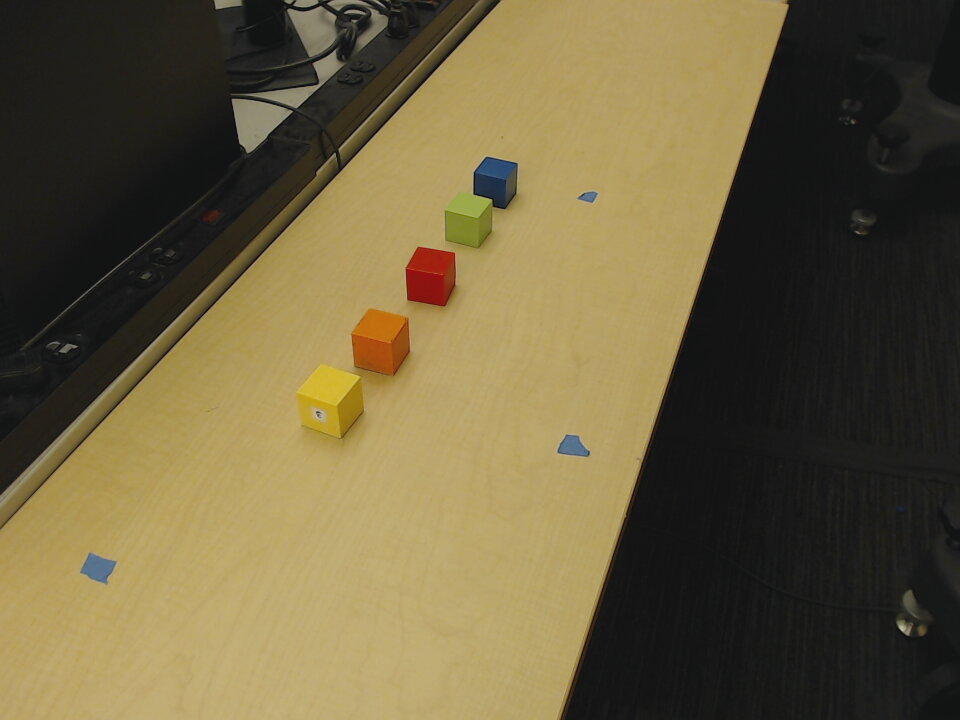
#> input picture pictures/logitech_examples/2024-11-26-132046.jpg, 960 x 720 px
$ python -i color_detection.py   (imports and definitions only)
#> lines starting #> are read from the running program, lines starting #| are printed output that depends on the picture; after the words box and inside, x2 and y2 are one past the last pixel; in counts of white or black regions, pixels touching at a corner belong together
import cv2
import numpy as np
import time

MAX_TIME = 3
# click_count = 0
# detect_colors, COLORS, hsv, image = None, None, None, None

COLORS = {
    "red": np.array([1, 230, 162]),
    "orange": np.array([13, 228, 180]),
    "yellow": np.array([26, 201, 225]),
    "green": np.array([33, 181, 158]),
    "blue": np.array([106, 149, 125]),
    "purple": np.array([130, 116, 79]),
    "black": np.array([25, 29, 52]),
}

COLOR_2_IDX = {
    "red" : 0,
    "orange" : 1,
    "yellow" : 2,
    "green" : 1,
    "blue" : 2,
    "purple" : 3,
    "black" : 6,
}

def capture_image(output_path, camera_index=0):
    cap = cv2.VideoCapture(camera_index)

    if not cap.isOpened():
        print("Error: Could not access the webcam.")
        return

    ret, frame = cap.read()

    if ret:
        cv2.imwrite(output_path, frame)
        print(f"Image saved at {output_path}")
    else:
        print("Error: Could not capture image.")

    cap.release()

def detect_color_positions(target_color, image_path, output_path, tolerance=np.array([10, 25, 25])):
    assert target_color in COLORS

    image = cv2.imread(image_path)

    height, width = image.shape[:2]
    mid_range_start = int(width * 0.25)
    mid_range_end = int(width * 0.75)

    hsv = cv2.cvtColor(image, cv2.COLOR_BGR2HSV)

    base_hsv = COLORS[target_color].astype(np.uint32)
    lower_bound = np.array([
        max(0, base_hsv[0] - tolerance[0]),
        max(0, base_hsv[1] - tolerance[1]),
        max(0, base_hsv[2] - tolerance[2])
    ], dtype=np.uint8)
    upper_bound = np.array([
        min(180, base_hsv[0] + tolerance[0]),
        min(255, base_hsv[1] + tolerance[1]),
        min(255, base_hsv[2] + tolerance[2])
    ], dtype=np.uint8)

    mask = cv2.inRange(hsv, lower_bound, upper_bound)
    cv2.imwrite(f'pictures/logitech_output/mask_{target_color}.jpg', mask)

    contours, _ = cv2.findContours(mask, cv2.RETR_EXTERNAL, cv2.CHAIN_APPROX_SIMPLE)

    positions_with_areas = []
    for contour in contours:
        area = cv2.contourArea(contour)
        x, y, w, h = cv2.boundingRect(contour)
        cx, cy = x + w // 2, y + h // 2
        if (area > 15): #and (mid_range_start <= cx <= mid_range_end):
            positions_with_areas.append(((cx, cy), area))

    positions_with_areas.sort(key=lambda item: item[1], reverse=True)
    positions = [pos for pos, _ in positions_with_areas]

    for i, pos in enumerate(positions):
        cx, cy = pos
        bgr_color = cv2.cvtColor(np.uint8([[base_hsv]]), cv2.COLOR_HSV2BGR)[0][0]
        bgr_color = tuple(int(c) for c in bgr_color)

        cv2.circle(image, (cx, cy), 10, bgr_color, -1)
        cv2.putText(image, f"{i}. ({cx}, {cy})", (cx + 10, cy - 10),
                    cv2.FONT_HERSHEY_SIMPLEX, 0.5, bgr_color, 2)

    cv2.imwrite(output_path, image)
    return positions

def get_color_order(image_path):

    color_positions = {color : [] for color in COLORS}

    def get_hsv_value(event, x, y, flags, param):
        nonlocal click_count

        if event == cv2.EVENT_LBUTTONDOWN and click_count < len(detect_colors):
            hsv_value = hsv[y, x]
            color_name = detect_colors[click_count]
            COLORS[color_name] = hsv_value.astype(np.uint32)
            print(f"Updated '{color_name}' to HSV value from ({x}, {y}): {hsv_value}")
            click_count += 1

    # print("Detect which colors? [submit a non-color to be done]")
    detect_colors = ['red', 'green', 'blue', 'purple'] # TODO: FIX THIS CODE
    # [4 lines of commented-out code are left out]

    color_counts = {}
    for color in detect_colors:
        color_counts[color] = color_counts.get(color, 0) + 1

    # calibrate_colors = input("Calibrate colors? [y/n]: ")
    if True: # calibrate_colors == "y": # TODO: FIX THIS
        click_count = 0
        image = cv2.imread(image_path)
#> image is the input picture: shape (720, 960, 3); mean B, G, R 63.4, 95.7, 107.5
        hsv = cv2.cvtColor(image, cv2.COLOR_BGR2HSV)
#> hsv: shape (720, 960, 3); mean H, S, V 24.7, 74.2, 107.9
        cv2.namedWindow("Image", cv2.WINDOW_NORMAL)
        # cv2.resizeWindow("Image", 150, 350)
        cv2.setMouseCallback("Image", get_hsv_value)
        while click_count < len(detect_colors):
            cv2.resizeWindow("Image", 10, 10)
            cv2.imshow("Image", image)
            key = cv2.waitKey(1) & 0xFF
#> (key Esc is pressed here)
            if key == 27:
                print("Exiting...")
                break

        cv2.destroyAllWindows()

    start_time = time.time()

    for color in set(detect_colors): # run the detection process on all types of colors listed in detect_colors
        output_path = f'pictures/logitech_output/output_{color}.jpg'

        tolerance = np.array([10, 25, 25])
        positions = detect_color_positions(color, image_path, output_path)
#> in detect_color_positions, `mask = cv2.inRange(hsv, lower_bound, upper_bound)`:
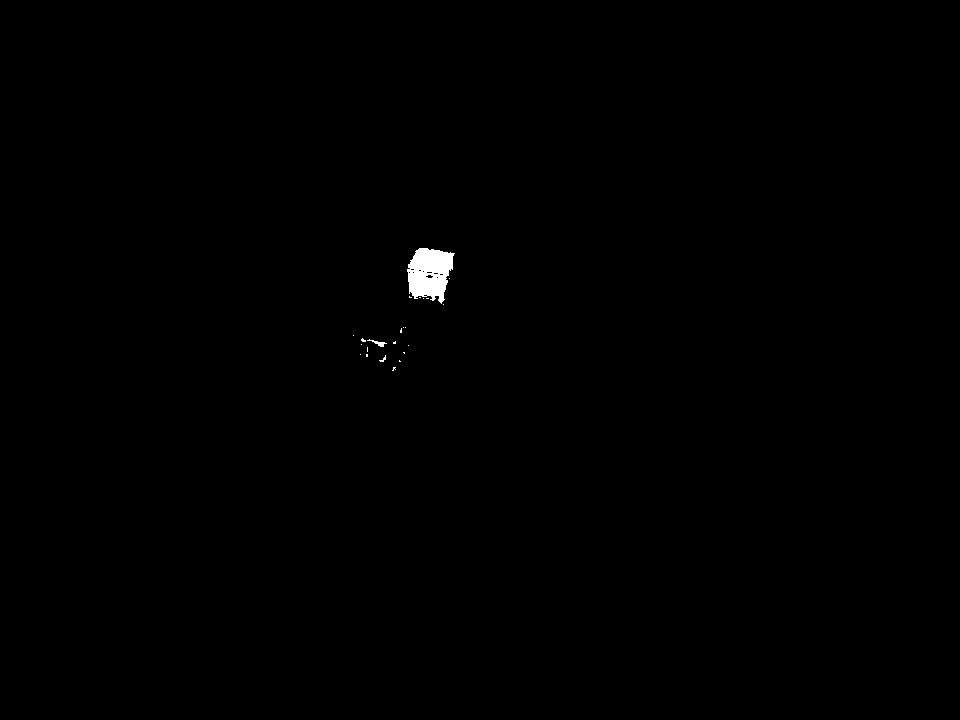
#> mask: shape (720, 960); 0.29% white; 23 white regions (21 under 20 px)
#> in detect_color_positions, `contours, _ = cv2.findContours(mask, cv2.RETR_EXTERNAL, cv2.CHAIN_APPR..`: contours = 23 contours, 21 with area under 20; largest, box (x1, y1, x2, y2) and area: (407, 248, 455, 304) 1782, (367, 339, 387, 347) 32
#> the loop in detect_color_positions, `for contour in contours:` made 23 passes
#> (area, x, y, w, h, cx, cy) on passes 11, 23: (31.5, 367, 339, 20, 8, 377, 343), (1782, 407, 248, 48, 56, 431, 276)
#> after the loop in detect_color_positions, `for contour in contours:`: positions_with_areas = [((377, 343), 31.5), ((431, 276), 1782)]
#> in detect_color_positions, `positions = [pos for pos, _ in positions_with_areas]`: positions = [(431, 276), (377, 343)]
#> the loop in detect_color_positions, `for i, pos in enumerate(positions):` made 2 passes
#> (cx, cy, bgr_color) on passes 1 to 2: (431, 276, (16, 21, 162)), (377, 343, (16, 21, 162))
#> after the loop in detect_color_positions, `for i, pos in enumerate(positions):`:
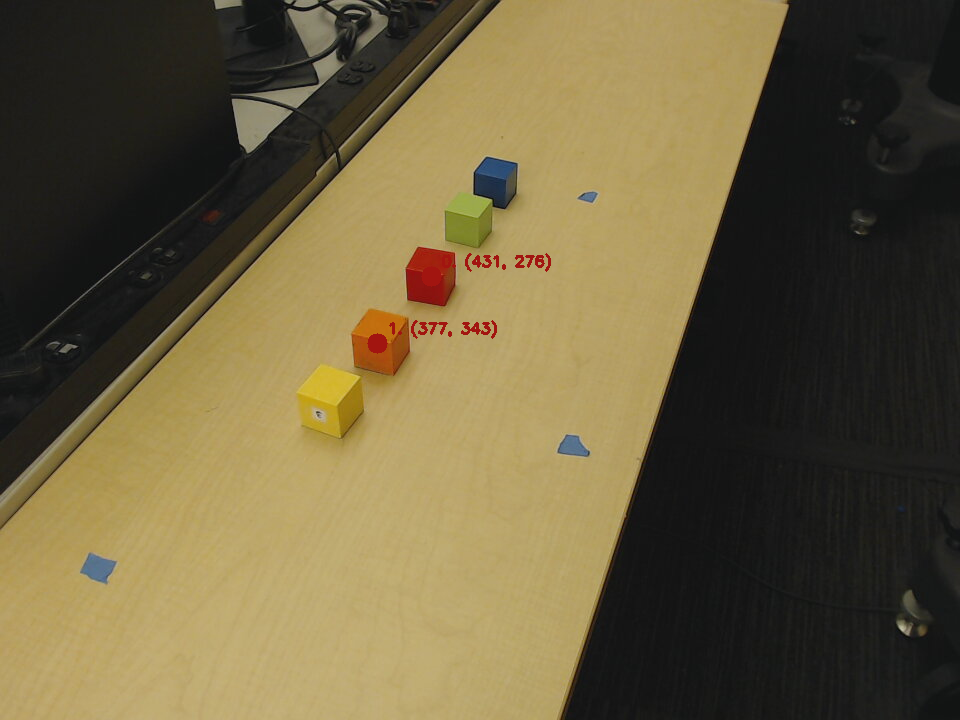
#> image: shape (720, 960, 3); 0.27% of pixels changed, all inside (x1, y1, x2, y2) = (367, 253, 551, 354)
#> positions = [(431, 276), (377, 343)]

        while len(positions) != color_counts[color]:

            if time.time() - start_time > MAX_TIME and len(positions) > color_counts[color]:
                print(f"Exceeded maximum time allowance of {MAX_TIME} seconds. Giving up and returning best guesses for {color}")
                break

            if len(positions) < color_counts[color]: # increase tolerance
                tolerance += np.array([1, 0, 0])
                positions = detect_color_positions(color, image_path, output_path, tolerance=tolerance)
                if len(positions) < color_counts[color]:
                    tolerance -= np.array([1, 0, 0])
                    tolerance += np.array([0, 1, 0])
                    positions = detect_color_positions(color, image_path, output_path, tolerance=tolerance)
                if len(positions) < color_counts[color]:
                    tolerance -= np.array([0, 1, 0])
                    tolerance += np.array([0, 0, 1])
                    positions = detect_color_positions(color, image_path, output_path, tolerance=tolerance)
                if len(positions) < color_counts[color]:
                    tolerance += 1
            elif len(positions) > color_counts[color]: # decrease tolerances
                tolerance -= np.array([1, 0, 0])
                positions = detect_color_positions(color, image_path, output_path, tolerance=tolerance)
#> call 2 of detect_color_positions, with target_color = 'red', output_path = 'pictures/logitech_output/output_red.jpg', tolerance = array of shape (3,)
#> in detect_color_positions (call 2), `mask = cv2.inRange(hsv, lower_bound, upper_bound)`: mask: shape (720, 960); 0.27% white; 10 white regions (9 under 20 px)
#> in detect_color_positions (call 2), `contours, _ = cv2.findContours(mask, cv2.RETR_EXTERNAL, cv2.CHAIN_APPR..`: contours = 10 contours, 9 with area under 20; largest, box (x1, y1, x2, y2) and area: (407, 248, 455, 304) 1778
#> the loop in detect_color_positions (call 2), `for contour in contours:` made 10 passes
#> (area, x, y, w, h, cx, cy) on pass 10: (1777.5, 407, 248, 48, 56, 431, 276)
#> after the loop in detect_color_positions (call 2), `for contour in contours:`: positions_with_areas = [((431, 276), 1777.5)]
#> in detect_color_positions (call 2), `positions = [pos for pos, _ in positions_with_areas]`: positions = [(431, 276)]
#> the loop in detect_color_positions (call 2), `for i, pos in enumerate(positions):` made 1 pass
#> after the loop in detect_color_positions (call 2), `for i, pos in enumerate(positions):`:
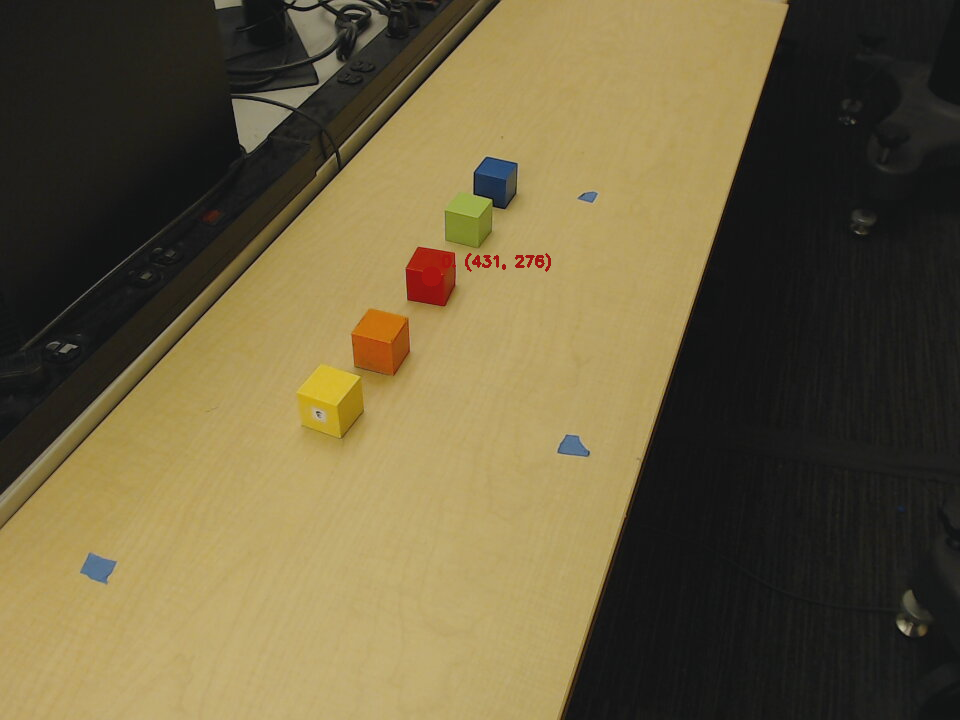
#> image: shape (720, 960, 3); 0.14% of pixels changed, all inside (x1, y1, x2, y2) = (421, 253, 551, 287)
#> positions = [(431, 276)]
                if len(positions) < color_counts[color]:
                    tolerance += np.array([1, 0, 0])
                    tolerance -= np.array([0, 1, 0])
                    positions = detect_color_positions(color, image_path, output_path, tolerance=tolerance)
                if len(positions) < color_counts[color]:
                    tolerance += np.array([0, 1, 0])
                    tolerance -= np.array([0, 0, 1])
                    positions = detect_color_positions(color, image_path, output_path, tolerance=tolerance)
                if len(positions) < color_counts[color]:
                    tolerance -= 1

        color_positions[color] = positions

    colors_detected = [color for color in detect_colors if color_positions[color] != []]

    initial_color_order = sorted(colors_detected, key=lambda c: color_positions[c][0][1])

    return [COLOR_2_IDX[color] for color in initial_color_order]

>>> result = get_color_order('../../../pictures/logitech_examples/2024-11-26-132046.jpg')
